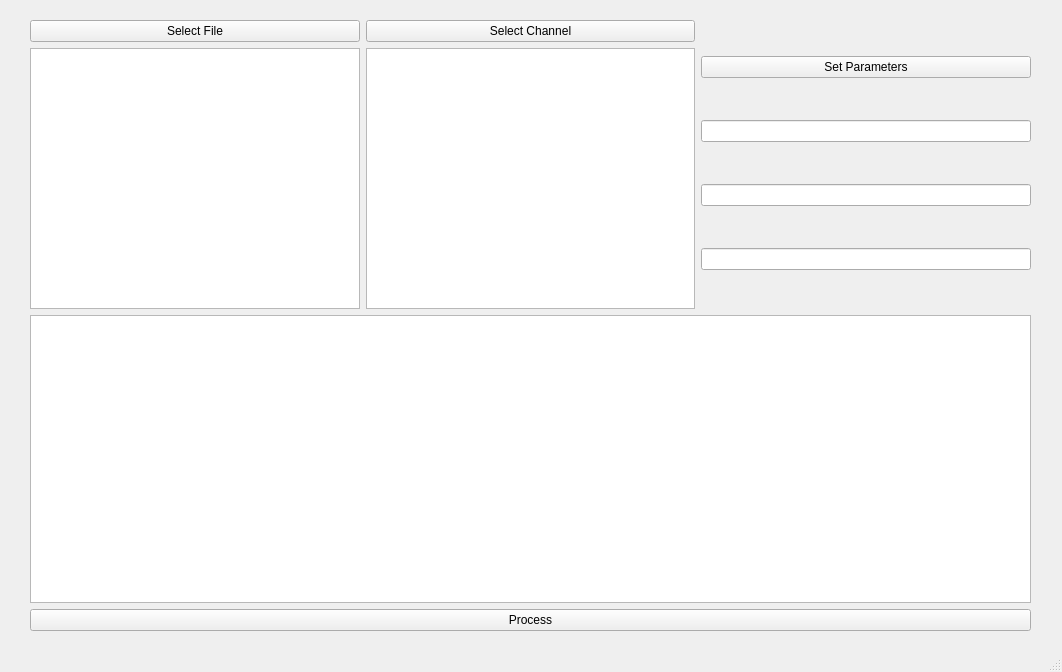
<?xml version="1.0" encoding="UTF-8"?>
<ui version="4.0">
 <class>MainWindow</class>
 <widget class="QMainWindow" name="MainWindow">
  <property name="geometry">
   <rect>
    <x>0</x>
    <y>0</y>
    <width>1062</width>
    <height>672</height>
   </rect>
  </property>
  <property name="windowTitle">
   <string>MainWindow</string>
  </property>
  <widget class="QWidget" name="centralwidget">
   <widget class="QWidget" name="">
    <property name="geometry">
     <rect>
      <x>30</x>
      <y>20</y>
      <width>1001</width>
      <height>611</height>
     </rect>
    </property>
    <layout class="QVBoxLayout" name="verticalLayout_6">
     <item>
      <layout class="QVBoxLayout" name="verticalLayout_5">
       <item>
        <layout class="QVBoxLayout" name="verticalLayout_4">
         <item>
          <layout class="QHBoxLayout" name="horizontalLayout">
           <item>
            <layout class="QVBoxLayout" name="verticalLayout">
             <item>
              <widget class="QPushButton" name="pushButton">
               <property name="text">
                <string>Select File</string>
               </property>
              </widget>
             </item>
             <item>
              <widget class="QListView" name="listView"/>
             </item>
            </layout>
           </item>
           <item>
            <layout class="QVBoxLayout" name="verticalLayout_2">
             <item>
              <widget class="QPushButton" name="pushButton_2">
               <property name="text">
                <string>Select Channel</string>
               </property>
              </widget>
             </item>
             <item>
              <widget class="QGraphicsView" name="graphicsView"/>
             </item>
            </layout>
           </item>
           <item>
            <layout class="QVBoxLayout" name="verticalLayout_3">
             <item>
              <widget class="QPushButton" name="pushButton_3">
               <property name="text">
                <string>Set Parameters</string>
               </property>
              </widget>
             </item>
             <item>
              <widget class="QLineEdit" name="lineEdit"/>
             </item>
             <item>
              <widget class="QLineEdit" name="lineEdit_2"/>
             </item>
             <item>
              <widget class="QLineEdit" name="lineEdit_3"/>
             </item>
            </layout>
           </item>
          </layout>
         </item>
         <item>
          <widget class="QGraphicsView" name="graphicsView_2"/>
         </item>
        </layout>
       </item>
      </layout>
     </item>
     <item>
      <widget class="QPushButton" name="pushButton_4">
       <property name="text">
        <string>Process</string>
       </property>
      </widget>
     </item>
    </layout>
   </widget>
  </widget>
  <widget class="QMenuBar" name="menubar">
   <property name="geometry">
    <rect>
     <x>0</x>
     <y>0</y>
     <width>1062</width>
     <height>21</height>
    </rect>
   </property>
  </widget>
  <widget class="QStatusBar" name="statusbar"/>
 </widget>
 <resources/>
 <connections/>
</ui>
